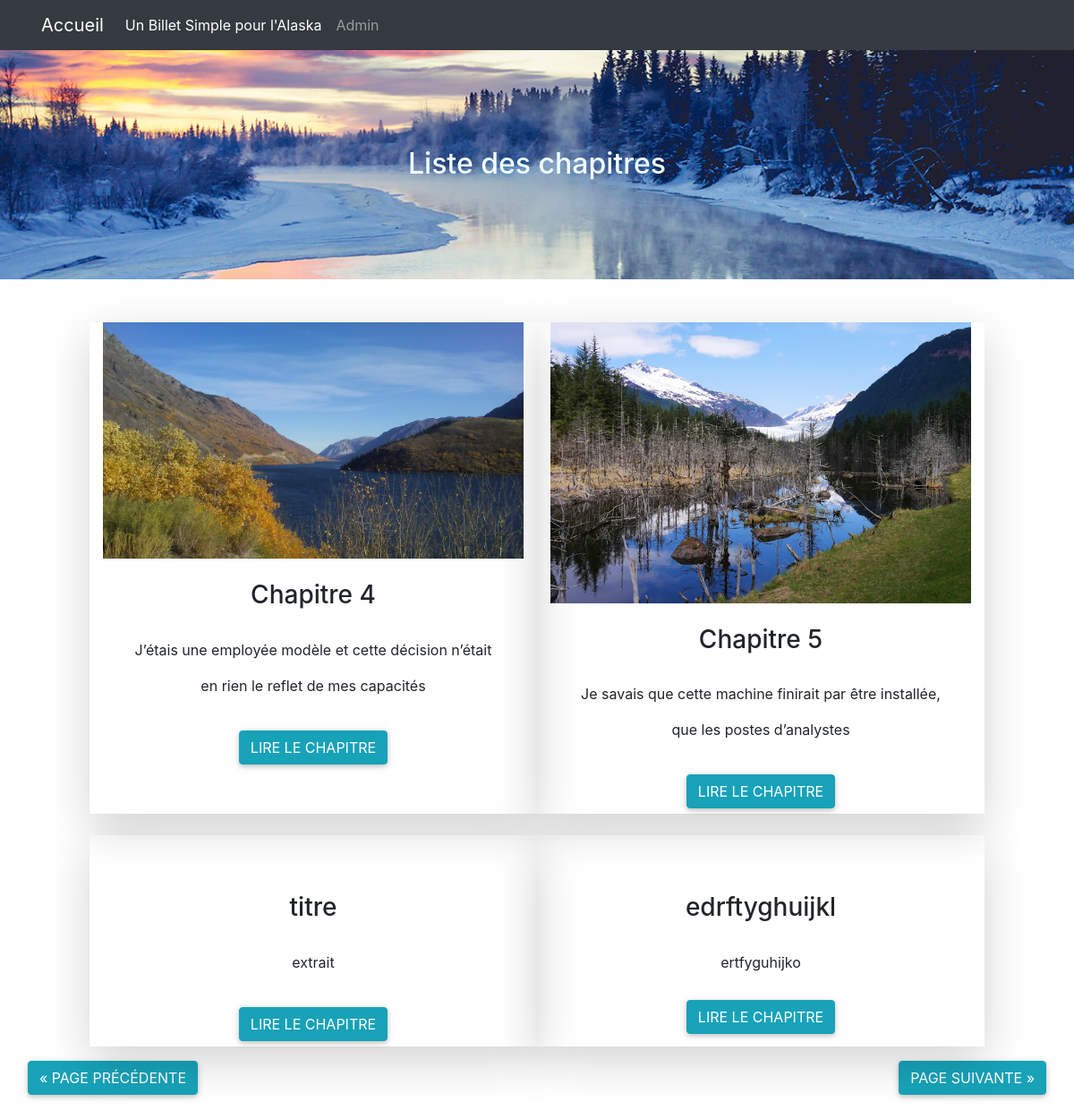
/index.php?action=listchapitre&page=2, run on an earlier commit of the app's database.
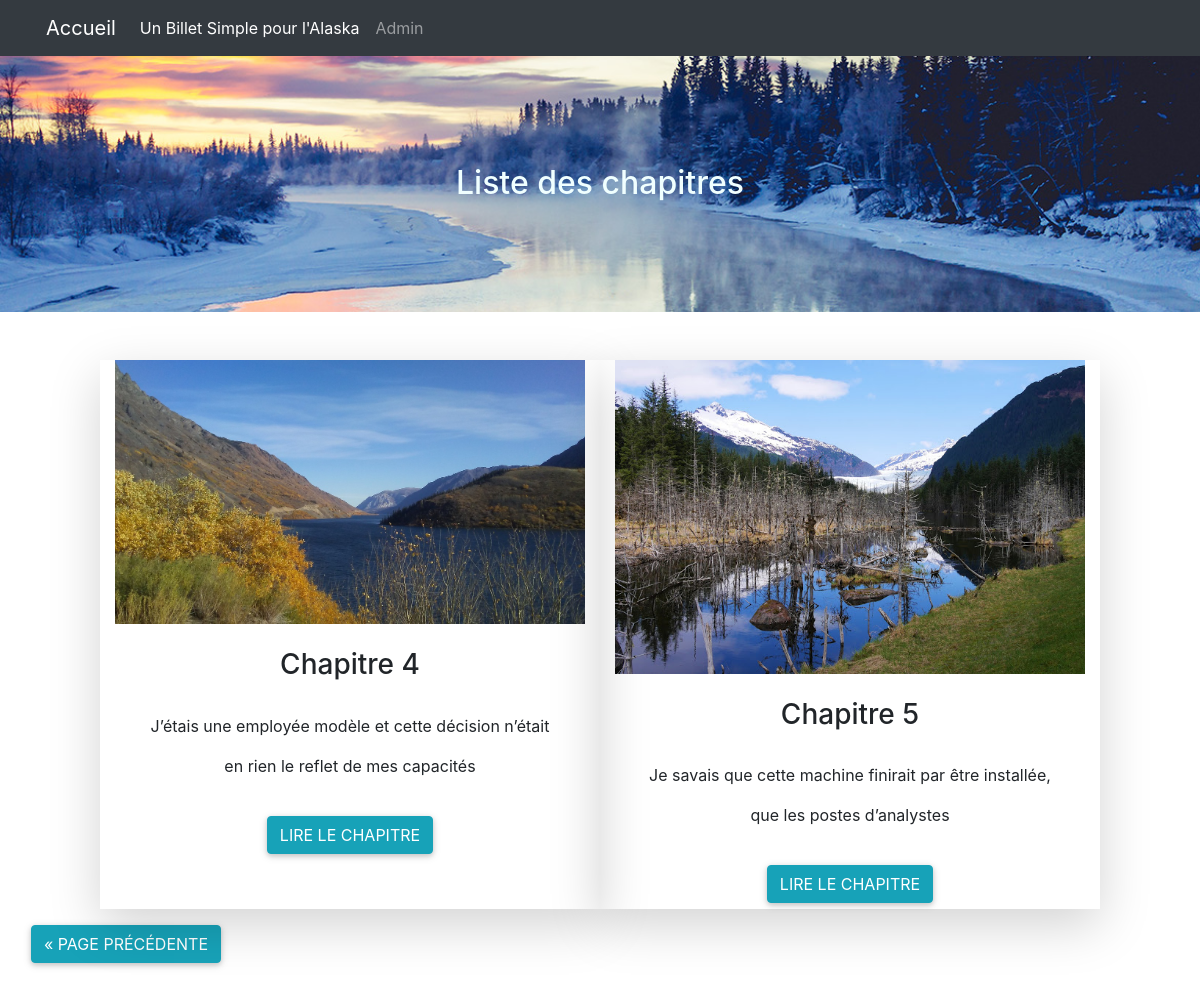
And on a later commit of the database.
### tables this page shows
CREATE TABLE IF NOT EXISTS `chapitre` (
  `id_chapitre` int(11) NOT NULL AUTO_INCREMENT,
  `titre` varchar(255) NOT NULL,
  `numchapitre` int(11) NOT NULL,
  `contenu_chapitre` text NOT NULL,
  `extrait` text NOT NULL,
  `date_publication` datetime NOT NULL,
  `image` varchar(500) DEFAULT NULL,
  `publier` int(3) NOT NULL,
  PRIMARY KEY (`id_chapitre`),
  UNIQUE KEY `numchapitre` (`numchapitre`),
  KEY `titre` (`titre`)
);

### src/view/View.php (called while the page is built, shortened)
<?php
class View
{
    private $path;
    public function __construct(string $path)
    {
        $this->path = $path;
    }
    public function render(string $templates, ?array $data) : void
    {
        require_once($this->path.$templates.'.html.php');
        $content=ob_get_clean();
        require_once($this->path.'layout.html.php');
    }
}

### src/controller/ChapitreController.php (called while the page is built, shortened)
<?php
class ChapitreController
{
    private $chapitreManager;
    private $view;
    public function __construct()
    {
        $this->chapitreManager = new ChapitreManager();
        $this->view = new View('../templates/frontoffice/');
    }
    public function listeChapitre(int $currentPage = 1)
    {
        $pagePrecedente = 0;
        $pageSuivante = 0;
        $currentPage = (int)($_GET['page'] ?? 1);
        $postsPerPage = 4;
        $offset = $postsPerPage * ($currentPage - 1);
        $countChapitre = $this->chapitreManager->countChapitre();
        $nbTotalPages = (int)ceil($countChapitre / $postsPerPage);
        if($currentPage === 1){
            $pagePrecedente = 0;
        }else {
            $pagePrecedente = $currentPage - 1;
        }
        if($currentPage === $nbTotalPages){
            $pageSuivante = 0;
        }else {
            $pageSuivante = $currentPage + 1;
        }
        $list = $this->chapitreManager->findChapitres($offset, $postsPerPage);
        $this->view->render('listechapitres', [
            'list'=>$list,
            'pageSuivante'=>$pageSuivante,
            'pagePrecedente'=>$pagePrecedente,
            'currentPage'=>$currentPage]);
    }
}

### src/model/ChapitreManager.php (called while the page is built, shortened)
<?php
class ChapitreManager
{
    private $db;
    public function __construct()
    {
        $this->db = (new DbConnect())->connectToDb();
    }
    public function findChapitres(int $offset, int $nbPerPage) : array
    {
        $req = $this->db->prepare('SELECT * FROM chapitre ORDER BY numchapitre limit :offset, :limitation');
        $req->bindValue(':limitation', $nbPerPage, \PDO::PARAM_INT);
        $req->bindValue(':offset', $offset, \PDO::PARAM_INT);
        $req->execute();
        return $req->fetchAll();
    }
}

### src/Tools/DbConnect.php (called while the page is built, shortened)
<?php
class DbConnect {
    public function connectToDb()
    {
        try
        {
            $this->db = new \PDO('mysql:host=localhost;dbname=projet4;charset=utf8', 'root', '');
            return $this->db;
        }
        catch(Exception $e)
        {
            die('Erreur : '.$e->getMessage());
        }
    }
}

### templates/frontoffice/listechapitres.html.php (the view)
<div id="chapitreBanniere">
    <div class="banniere ">
        <h2>Liste des chapitres</h2>
    </div>
</div>
<div class="container-fluid mt-4">
    <section class="row justify-content-md-center">
        <?php foreach($data['list'] as $episode):
             if((int)$episode['publier'] !== 0){ ?>
        <div class="col-12 col-md-5 col-lg-5 mt-4 mb-4 mb-lg-0 border-light shadow-lg">
            <img src="images/<?=$episode['image']?>" alt="" class="img-fluid">
            <h3 class="chapitreTitle"><?=$episode['titre']?></h3>
            <p class="allChapitre"><?=$episode['extrait']?></p>
            <a class="btn btn-info" href="index.php?action=chapitre&id=<?=$episode['id_chapitre']?>">Lire le
                chapitre</a>
        </div>
        <?php
                } else{
                ?>
        <p>La suite au prochain épisode</p>
        <?php
                }
                ?>
        <?php endforeach; ?>
    </section>
    <div class="d-flex justify-content-between my4">
        <?php
        if($data['pagePrecedente'] !==0): ?>
        <a href="index.php?action=listchapitre&page=<?= $data['pagePrecedente'] ?>" class="btn btn-info m-3">&laquo;
            Page
            précédente</a>
        <?php endif ?>
        <?php
        if($data['pageSuivante'] !== 0): ?>
        <a href="index.php?action=listchapitre&page=<?= $data['pageSuivante']?>" class="btn btn-info ml-auto m-3">Page
            suivante &raquo;</a>
        <?php endif ?>
    </div>
</div>

### public/index.php (shortened to what this page needs)
<?php
$action = isset($_GET['action']) ? $_GET['action'] : null;
switch ($action) {
    case 'listchapitre':
        $controller = new ChapitreController();
        $controller->listeChapitre();
    break;
}

### templates/frontoffice/layout.html.php (shortened to what this page needs)
<!DOCTYPE html>
<html lang="en">
<head>
    <link rel="stylesheet" href="https://use.fontawesome.com/releases/v5.8.1/css/all.css"
>
    <link rel="stylesheet" href="css/front/style.css">
    <link rel="stylesheet" href="https://stackpath.bootstrapcdn.com/bootstrap/4.4.1/css/bootstrap.min.css"
>
</head>
<body>
    <div class="bg-dark">
        <div class="container">
            <div class="row">
                <nav class="col navbar navbar-expand-lg navbar-dark ">
                    <a class="navbar-brand" href="index.php">Accueil</a>
                    <div id="navbarContent" class="collapse navbar-collapse">
                        <ul class="navbar-nav">
                            <li class="nav-item active">
                                <a class="nav-link" href="index.php?action=listchapitre">Un Billet Simple pour l'Alaska</a>
                            </li>
                            <li class="nav-item">
                                <a class="nav-link" href="index.php?action=admin">Admin</a>
                            </li>
                        </ul>
                    </div>
                </nav>
            </div>
        </div>
    </div>
    <div class="siteContent">
        <div class="siteContenu">
            <?= $content ?>
        </div>
    </div>
</body>
</html>

### public/css/front/style.css (style rules this page uses)
html, body { font-family: Roboto, sans-serif; font-size: 16px; line-height: 1.4; height: 100%; margin: 0; padding: 0; }
[class*="col-"] { line-height: 40px; text-align: center; }
.justify-content-md-center { justify-content: center!important; }
img { max-width: 100%; height: auto; }
a { text-decoration: none; color: inherit; }
.d-flex { display: -ms-flexbox !important; display: flex !important; }
.btn:not(:disabled):not(.disabled) { cursor: pointer; }
.btn { margin: .375rem; color: inherit; text-transform: uppercase; word-wrap: break-word; white-space: normal; cursor: pointer; border: 0; border-radius: .125rem; -webkit-box-shadow: 0 2px 5px 0 rgba(0,0,0,0.16), 0 2px 10px 0 rgba(0,0,0,0.12); box-shadow: 0 2px 5px 0 rgba(0,0,0,0.16), 0 2px 10px 0 rgba(0,0,0,0.12); -webkit-transition: color .15s ease-in-out,background-color .15s ease-in-out,border-color .15s ease-in-out,-webkit-box-shadow .15s ease-in-out; transition: color .15s ease-in-out,background-color .15s ease-in-out,border-color .15s ease-in-out,-webkit-box-shadow .15s ease-in-out; transition: color .15s ease-in-out,background-color .15s ease-in-out,border-color .15s ease-in-out,box-shadow .15s ease-in-out; transition: color .15s ease-in-out,background-color .15s ease-in-out,border-color .15s ease-in-out,box-shadow .15s ease-in-out,-webkit-box-shadow .15s ease-in-out; padding: .84rem 2.14rem; font-size: .81rem; }
.btn { display: inline-block; font-weight: 400; color: #212529; text-align: center; vertical-align: middle; -webkit-user-select: none; -moz-user-select: none; -ms-user-select: none; user-select: none; background-color: transparent; border: 1px solid transparent; padding: .375rem .75rem; font-size: 1rem; line-height: 1.5; border-radius: .25rem; transition: color .15s ease-in-out,background-color .15s ease-in-out,border-color .15s ease-in-out,box-shadow .15s ease-in-out; }
a { color: #007bff; text-decoration: none; cursor: pointer; -webkit-transition: all .2s ease-in-out; transition: all .2s ease-in-out; }
a { color: #007bff; text-decoration: none; background-color: transparent; }
*, *::before, *::after { box-sizing: border-box; }
#chapitreBanniere { background-image:url(../../images/fairbanks.jpg); padding: 9%; background-size: cover; background-position: center; height: 7em; }
.banniere { text-align: center; color: azure; }
.chapitreTitle, .allChapitre { margin: 1.5rem; }
@media only screen and (min-width: 601px) { #chapitreBanniere { height: 16em; } }

What changed in the data, as far as the page shows it:
removed chapitre: titre "titre", extrait "extrait"
removed chapitre: titre "edrftyghuijkl", extrait "ertfyguhijko"
Also different on the page:
text no longer shown: "PAGE SUIVANTE »"
